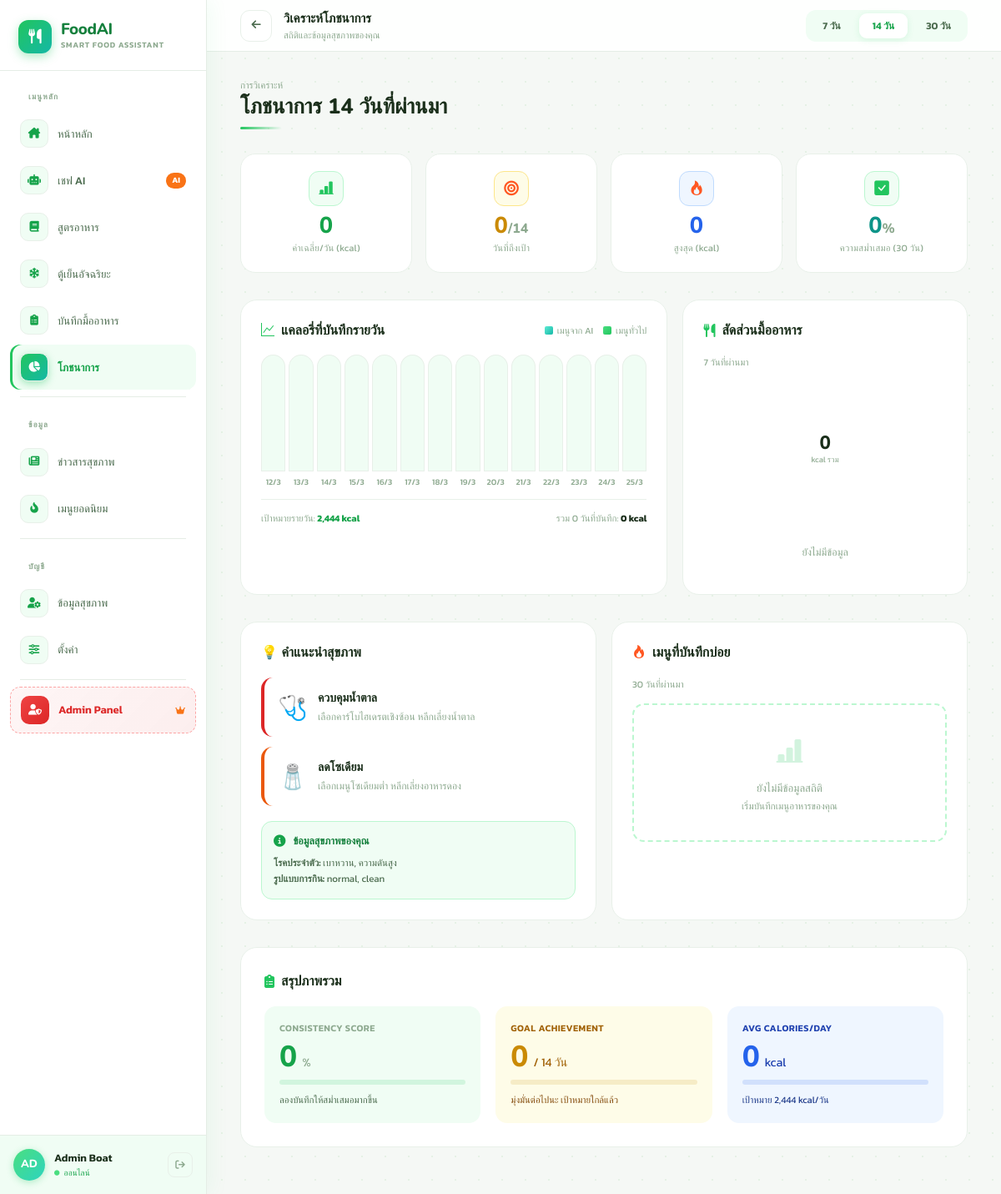
Screenshot of /pages/nutrition.php?range=14 (signed in) with the database file from the repository.
### tables this page shows
CREATE TABLE `health_profiles` (
  `user_id` int(11) NOT NULL,
  `daily_calorie_target` int(11) DEFAULT NULL,
  `goal_preference` varchar(50) DEFAULT 'lose_normal',
  `dietary_type` varchar(50) DEFAULT NULL,
  `health_conditions` text DEFAULT NULL,
  `updated_at` timestamp NOT NULL DEFAULT current_timestamp() ON UPDATE current_timestamp(),
  `weight` decimal(5,2) DEFAULT 0.00,
  `height` decimal(5,2) DEFAULT 0.00,
  `age` int(11) DEFAULT 0,
  `gender` enum('male','female') DEFAULT 'male',
  `activity_level` enum('sedentary','light','moderate','active','very_active') DEFAULT 'sedentary'
);

### pages/nutrition.php (the view, shortened to what the rows shown need)
<?php
include '../config/connect.php';
$user_id = $_SESSION['user_id'];
$hp = $conn->prepare("SELECT daily_calorie_target, dietary_type, health_conditions FROM health_profiles WHERE user_id = ?");
$hp->bind_param("i", $user_id);
$hp->execute();
$hp_row    = $hp->get_result()->fetch_assoc();
$targetCal = $hp_row['daily_calorie_target'] ?? 2000;
$dietType  = $hp_row['dietary_type'] ?? 'ทั่วไป';
$conditions = $hp_row['health_conditions'] ?? 'ไม่มี';
$range = $_GET['range'] ?? '7';
$daily_data = [];
for ($i = (int)$range - 1; $i >= 0; $i--) {
    $d = date('Y-m-d', strtotime("-$i days"));
    $s1 = $conn->prepare("
        SELECT COALESCE(SUM(r.calories),0) as c
        FROM meal_logs ml
        JOIN recipes r ON ml.recipe_id = r.id
        WHERE ml.user_id = ? AND DATE(ml.logged_at) = ?
        AND r.title IN (SELECT menu_name FROM ai_saved_menus WHERE user_id = ?)
    ");
    $s1->bind_param("isi", $user_id, $d, $user_id);
    $s1->execute();
    $ai_cal = (int)$s1->get_result()->fetch_assoc()['c'];
    $s2 = $conn->prepare("
        SELECT COALESCE(SUM(r.calories),0) as c
        FROM meal_logs ml
        JOIN recipes r ON ml.recipe_id = r.id
        WHERE ml.user_id = ? AND DATE(ml.logged_at) = ?
        AND r.title NOT IN (SELECT menu_name FROM ai_saved_menus WHERE user_id = ?)
    ");
    $s2->bind_param("isi", $user_id, $d, $user_id);
    $s2->execute();
    $rec_cal = (int)$s2->get_result()->fetch_assoc()['c'];
    $total = $ai_cal + $rec_cal;
    $daily_data[] = [
        'date' => $d,
        'date_short' => date('j M', strtotime($d)),
        'ai_cal' => $ai_cal,
        'rec_cal' => $rec_cal,
        'total' => $total,
        'pct' => $targetCal > 0 ? round($total / $targetCal * 100) : 0
    ];
}
$total_cal_period = array_sum(array_column($daily_data, 'total'));
$days_with_records = count(array_filter($daily_data, fn($d) => $d['total'] > 0));
$avg_cal_day = $days_with_records > 0 ? round($total_cal_period / $days_with_records) : 0;
?>
<!DOCTYPE html>
<html lang="th">
<head>
<script src="https://cdn.tailwindcss.com"></script>
<link rel="stylesheet" href="https://cdnjs.cloudflare.com/ajax/libs/font-awesome/6.4.0/css/all.min.css">
<link rel="stylesheet" href="https://cdn.jsdelivr.net/npm/bootstrap-icons@1.11.1/font/bootstrap-icons.css">
</head>
<body>
<div class="page-wrap">
  <main>
    <div class="rv rv1" style="margin-bottom:1.8rem;">
      <h1 style="font-family:'Nunito',sans-serif;font-size:1.6rem;font-weight:800;color:var(--txt);line-height:1.1;">
        โภชนาการ <?= $range ?> วันที่ผ่านมา
      </h1>
    </div>
    <div class="rv rv3" style="display:grid;grid-template-columns:1.5fr 1fr;gap:18px;margin-bottom:2rem;">
      <div class="card" style="padding:24px;">
        <div style="display:flex;justify-content:space-between;align-items:center;margin-bottom:18px;">
          <h2 class="stitle"><i class="bi bi-graph-up" style="color: #22c55e;"></i> แคลอรี่ที่บันทึกรายวัน</h2>
        </div>
        <div style="display:flex;justify-content:space-between;align-items:center;border-top:1px solid var(--bdr);padding-top:14px;">
          <span style="font-size:.7rem;color:var(--muted);">เป้าหมายรายวัน: <strong style="color:var(--g600);"><?= number_format($targetCal) ?> kcal</strong></span>
        </div>
      </div>
      <div class="card" style="padding:24px;">
        <h2 class="stitle" style="margin-bottom:18px;"><i class="fas fa-utensils" style="color: #22c55e;"></i> สัดส่วนมื้ออาหาร</h2>
      </div>
    </div>
    <div class="rv rv4" style="display:grid;grid-template-columns:1fr 1fr;gap:18px;margin-bottom:2rem;">
      <div class="card" style="padding:24px;">
        <h2 class="stitle" style="margin-bottom:18px;">💡 คำแนะนำสุขภาพ</h2>
        <div style="display:flex;flex-direction:column;gap:12px;">
          <div style="background:var(--g50);border:1px solid var(--g200);border-radius:13px;padding:14px;margin-top:6px;">
            <div style="display:flex;align-items:center;gap:9px;margin-bottom:7px;">
              <i class="fas fa-info-circle" style="color:var(--g600);font-size:.9rem;"></i>
              <span style="font-size:.78rem;font-weight:700;color:var(--g700);">ข้อมูลสุขภาพของคุณ</span>
            </div>
            <div style="font-size:.72rem;color:var(--sub);line-height:1.65;">
              <strong>โรคประจำตัว:</strong> <?= htmlspecialchars($conditions) ?><br>
              <strong>รูปแบบการกิน:</strong> <?= htmlspecialchars($dietType) ?>
            </div>
          </div>
        </div>
      </div>
      <div class="card" style="padding:24px;">
        <h2 class="stitle" style="margin-bottom:18px;"><i class="bi bi-fire" style="color: #ff5722;"></i> เมนูที่บันทึกบ่อย</h2>
      </div>
    </div>
    <div class="rv rv5 card" style="padding:28px;">
      <h2 class="stitle" style="margin-bottom:18px;"><i class="fas fa-clipboard-list" style="color: #22c55e;"></i> สรุปภาพรวม</h2>
      <div style="display:grid;grid-template-columns:repeat(3,1fr);gap:18px;">
        <div style="background:#eff6ff;border-radius:14px;padding:18px;">
          <div style="font-size:.7rem;color:#1e40af;margin-bottom:8px;font-weight:600;letter-spacing:.04em;">AVG CALORIES/DAY</div>
          <div style="display:flex;align-items:baseline;gap:6px;margin-bottom:10px;">
            <span style="font-family:'Nunito',sans-serif;font-size:2.2rem;font-weight:800;color:#2563eb;line-height:1;"><?= number_format($avg_cal_day) ?></span>
            <span style="font-size:.9rem;color:#1e40af;">kcal</span>
          </div>
          <div style="height:6px;background:rgba(37,99,235,.15);border-radius:99px;overflow:hidden;">
          </div>
          <p style="font-size:.7rem;color:#1e3a8a;margin-top:10px;line-height:1.55;">
            เป้าหมาย <?= number_format($targetCal) ?> kcal/วัน
          </p>
        </div>
      </div>
    </div>
  </main>
</div>
</body>
</html>

### rows the page displays
health_profiles: daily_calorie_target "2,444", health_conditions "เบาหวาน, ความดันสูง", dietary_type "normal, clean"

### other values shown
$initials ?: 'U' "AD"
$username "Admin Boat"
$range "14"
$avg_cal_day "0"
$days_met_goal "0"
$max_day "0"
$consistency_pct "0"
date('j/n', strtotime($dd['date'])) "12/3"
date('j/n', strtotime($dd['date'])) "13/3"
date('j/n', strtotime($dd['date'])) "14/3"
date('j/n', strtotime($dd['date'])) "15/3"
date('j/n', strtotime($dd['date'])) "16/3"
date('j/n', strtotime($dd['date'])) "17/3"
date('j/n', strtotime($dd['date'])) "18/3"
date('j/n', strtotime($dd['date'])) "19/3"
